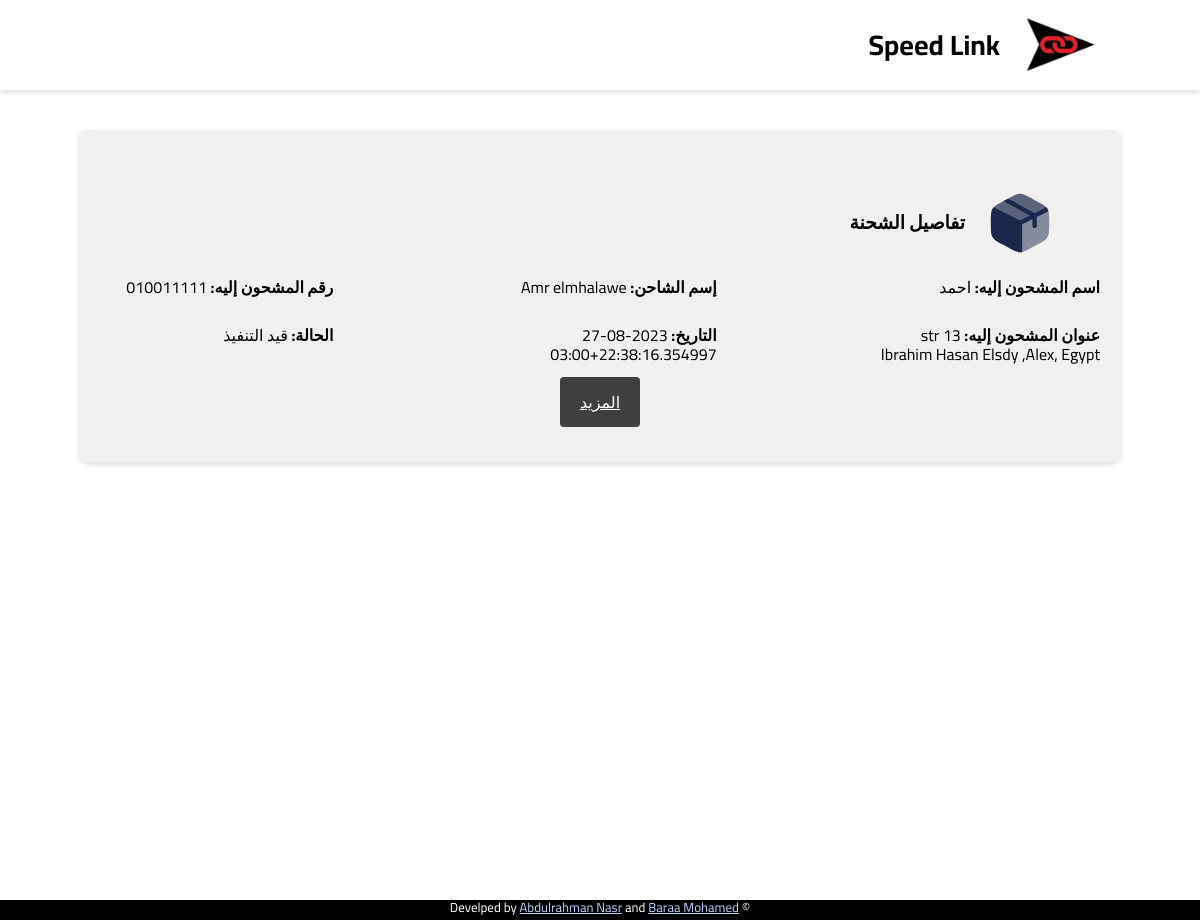
Page /viweshipping on the earlier database version.
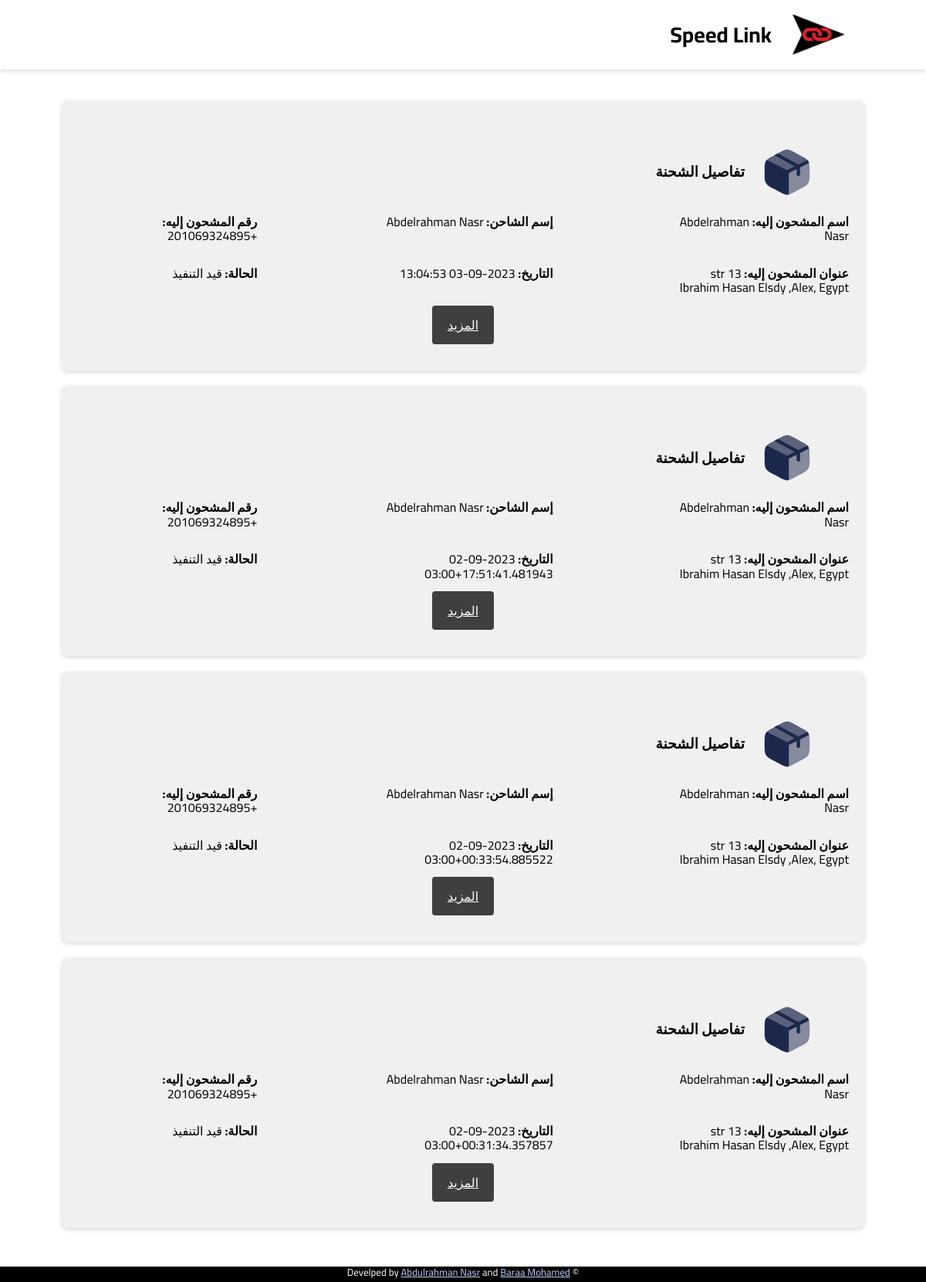
Same page on the later database version.
### app.py (models this page shows)
class Shipment(db.Model):
    id = db.Column(db.Integer, primary_key=True)
    barcode = db.Column(db.String(15))
    shipper_username = db.Column(db.Integer)
    status = db.Column(db.String(50))
    delivery_id = db.Column(db.Integer)
    shipper_name = db.Column(db.String(100))
    shipper_phone_1 = db.Column(db.String(11))
    shipper_phone_2 = db.Column(db.String(11))
    shipper_address = db.Column(db.String(200))
    shipper_city = db.Column(db.String(100))
    shipper_wallet_code = db.Column(db.String(15))
    shipper_note = db.Column(db.Text)
    recipient_name = db.Column(db.String(100))
    recipient_phone_1 = db.Column(db.String(15))
    recipient_phone_2 = db.Column(db.String(15))
    recipient_address = db.Column(db.String(200))
    recipient_city = db.Column(db.String(100))
    recipient_note = db.Column(db.Text)
    pprice = db.Column(db.Integer)
    dprice = db.Column(db.Integer)
    tprice = db.Column(db.Integer)
    shipment_status = db.Column(db.String(100))
    date = db.Column(db.String(23))
    accepted = db.Column(db.Boolean)
    delivery_date = db.Column(db.String(20))
    aws_code = db.Column(db.String(25))
    how = db.Column(db.String(25))

### app.py (the view)
@app.route('/viweshipping')
def viweshipping():
    s = Shipment.query.filter_by(status='New Add').all()
    s =s[::-1]
    return render_template('allshipments.html',allS=s)

### templates/allshipments.html (shortened to what this page needs)
<!DOCTYPE html>
<html lang="en">
<head>
    <link rel="stylesheet" href="{{ url_for('static',filename='css/style.css')}}" />
    <link rel="stylesheet" href="https://cdnjs.cloudflare.com/ajax/libs/normalize/8.0.1/normalize.min.css"
    />
</head>
<body dir="rtl">
    <header class="header">
        <div class="logo">
            <img src="{{ url_for('static',filename='images/logo.jpg')}}" alt="Speed Link Logo" />
            <h1 class="name">Speed Link</h1>
        </div>
    </header>
    <div class="container">
        <div class="grid-container">
            {% for item in allS%}
            <div class="card">
                <br />
                <div class="card-header">
                    <img src="{{ url_for('static',filename='images/box.svg')}}" alt="Image 1" />
                    <h3>تفاصيل الشحنة</h3>
                </div>
                <div class="card-content">
                    <p>
                        <strong>اسم المشحون إليه:</strong> {{ item.recipient_name }}
                    </p>
                    <p>
                        <strong>إسم الشاحن:</strong> {{ item.shipper_name }}
                    </p>
                    <p>
                        <strong>رقم المشحون إليه:</strong> {{ item.recipient_phone_1 }}
                    </p>
                    <p>
                        <strong>عنوان المشحون إليه:</strong> {{ item.recipient_address }}
                    </p>
                    <p>
                        <strong>التاريخ:</strong> {{ item.date }}
                    </p>
                    <p>
                        <strong>الحالة:</strong> قيد التنفيذ
                    </p>
                </div>
                <div class="card-footer">
                    <a href="/track/{{ item.barcode }}" class="btn">المزيد</a>
                </div>
            </div>
            {% endfor %}
        </div>
    </div>
    <center>
        <footer class="footer">
            <p>
                &copy; Develped by
                <a href="#">Abdulrahman Nasr</a> and
                <a href="#">Baraa Mohamed</a>
            </p>
        </footer>
    </center>
</body>
</html>

### static/css/style.css (style rules this page uses)
* { margin: 0; padding: 0; box-sizing: border-box; }
body { font-family: 'Cairo', sans-serif; background: rgb(189, 208, 251); }
.header { padding: 10px 80px; display: flex; align-items: center; justify-content: space-between; box-shadow: 0 2px 6px rgba(0, 0, 0, 0.15); }
.logo img { width: 80px; }
.header { background-color: #fff; }
.header-content, .logo { text-align: center; display: flex; align-items: center; justify-content: space-between; gap: 20px; margin: 0 20px; }
.name { font-size: 28px; font-weight: bold; }
.footer { position: fixed; bottom: 0; width: 100%; height: 20px; background: #000; }
.footer a { color: #bdd0fb; }
.footer p { font-size: 13px; color: #fff; }

### templates/allshipments.html (style rules this page uses)
body { margin: 0; padding: 0; }
center { padding: 30px 0 0; }
.container { min-height: 100vh; }
.grid-container { display: grid; grid-template-columns: repeat(2, minmax(200px, 400px)); gap: 20px; padding: 40px 80px; justify-content: center; align-content: center; width: 100%; }
.card { display: flex; flex-direction: column; align-items: center; background-color: #f0f0f0; border-radius: 8px; box-shadow: 0 2px 6px rgba(0, 0, 0, 0.15); padding: 20px; min-height: 250px; }
.btn { margin-top: 15px; padding: 10px 20px; background-color: #403f3f; color: #fff; border: none; border-radius: 4px; cursor: pointer; }
.grid-container { display: flex; flex-direction: column; gap: 20px; padding: 40px 80px; justify-content: center; align-content: center; width: 100%; }
.card { display: flex; flex-direction: column; align-items: center; background-color: #f0f0f0; border-radius: 8px; box-shadow: 0 2px 6px rgba(0, 0, 0, 0.15); padding: 20px 20px 50px 20px; min-height: 250px; }
.card-header { display: flex; align-items: center; justify-content: flex-start; width: 95%; padding: 20px; gap: 20px; }
.card img { width: 70px; flex: 0; }
.card-content { display: grid; grid-template-columns: 1fr 1fr 1fr; gap: 30px 150px; margin-bottom: 30px; }
body { background-color: #fff; }

Differences in the rows shown:
added Shipment: recipient_name "Abdelrahman Nasr", shipper_name "Abdelrahman Nasr", recipient_phone_1 "+201069324895", recipient_address "13 str Ibrahim Hasan Elsdy ,Alex, Egypt", date "2023-09-03 13:04:53"
added Shipment: recipient_name "Abdelrahman Nasr", shipper_name "Abdelrahman Nasr", recipient_phone_1 "+201069324895", recipient_address "13 str Ibrahim Hasan Elsdy ,Alex, Egypt", date "2023-09-02 17:51:41.481943+03:00"
added Shipment: recipient_name "Abdelrahman Nasr", shipper_name "Abdelrahman Nasr", recipient_phone_1 "+201069324895", recipient_address "13 str Ibrahim Hasan Elsdy ,Alex, Egypt", date "2023-09-02 00:33:54.885522+03:00"
changed Shipment (number 4 of 4 on the later page): recipient_name "احمد" → "Abdelrahman Nasr"; shipper_name "Amr elmhalawe" → "Abdelrahman Nasr"; recipient_phone_1 "010011111" → "+201069324895"; date "2023-08-27 22:38:16.354997+03:00" → "2023-09-02 00:31:34.357857+03:00"
